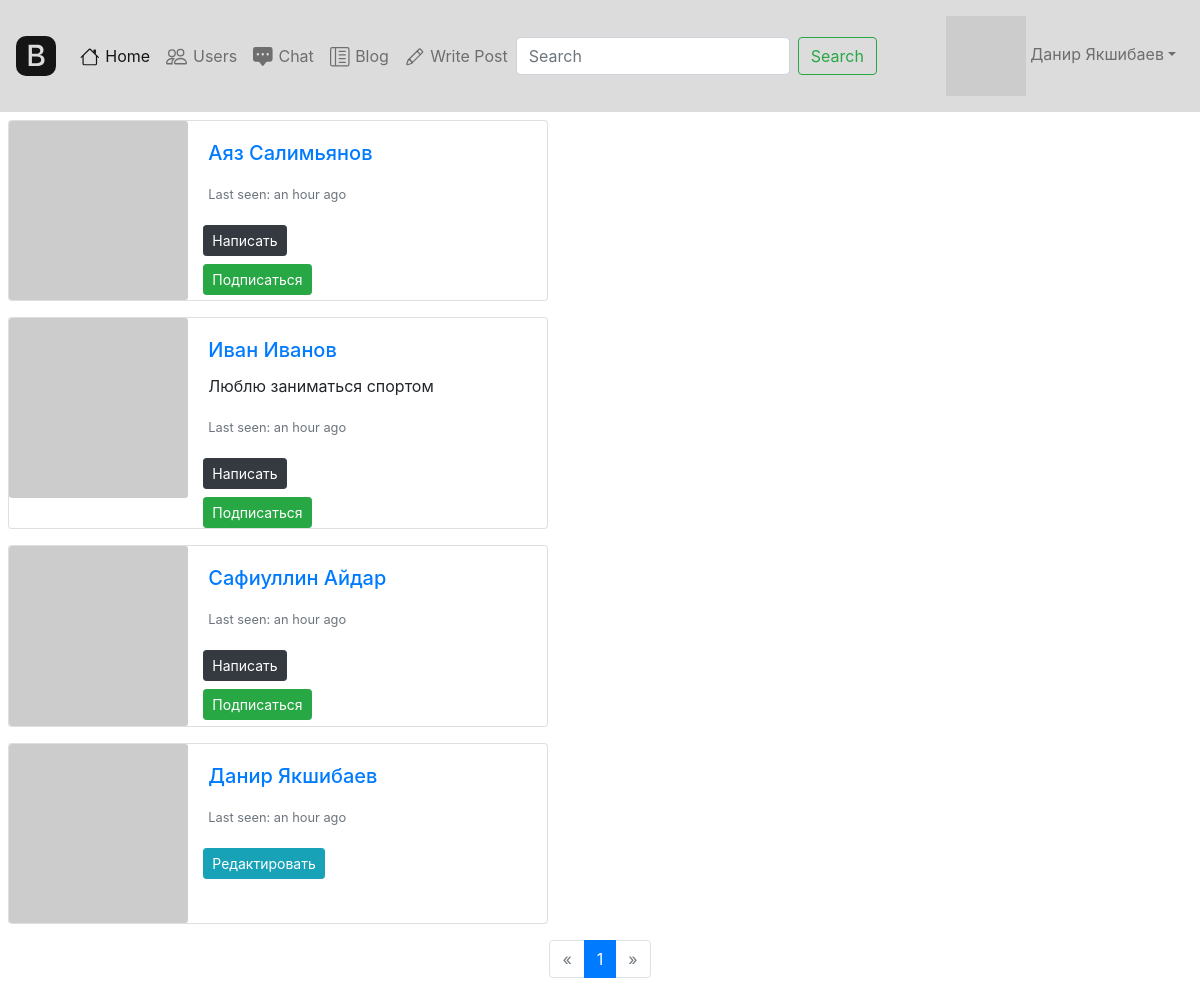
The app's page /users (signed in) with its own data.
### main.py (models this page shows, shortened)
class User(UserMixin, SerializerMixin, db.Model):
    __tablename__ = 'users'
    id = db.Column(db.Integer, primary_key=True, autoincrement=True)
    name = db.Column(db.String, nullable=True)
    about = db.Column(db.String, nullable=True)
    email = db.Column(db.String, index=True, unique=True, nullable=True)
    hashed_password = db.Column(db.String, nullable=True)
    created_date = db.Column(db.DateTime, default=datetime.datetime.utcnow())
    last_seen = db.Column(db.DateTime, default=datetime.datetime.utcnow())
    followed = db.relationship(
        'User', secondary=followers,
        primaryjoin=(followers.c.follower_id == id),
        secondaryjoin=(followers.c.followed_id == id),
        backref=db.backref('followers', lazy='dynamic'), lazy='dynamic')
    messages_sent = db.relationship('Message',
                                    foreign_keys='Message.sender_id',
                                    backref='author', lazy='dynamic')
    messages_received = db.relationship('Message',
                                        foreign_keys='Message.recipient_id',
                                        backref='recipient', lazy='dynamic')
    def avatar(self, size):
        digest = md5(self.email.lower().encode('utf-8')).hexdigest()
        return 'https://www.gravatar.com/avatar/{}?d=identicon&s={}'.format(
            digest, size)
    def is_following(self, user):
        return self.followed.filter(
            followers.c.followed_id == user.id).count() > 0

### main.py (the view)
@app.route('/users')
@login_required
def users():
    q = request.args.get('q')
    page = request.args.get('page')
    if page and page.isdigit():
        page = int(page)
    else:
        page = 1
    if q:
        users = User.query.filter((User.name.contains(q)))
    else:
        users = User.query.order_by(User.created_date.desc())
    pages = users.paginate(page, per_page=5)
    return render_template('users.html', k='1', pages=pages, User=User, q=q)

### main.py (called while the page is built)
@login_manager.user_loader
def load_user(user_id):
    return User.query.get(user_id)

@app.before_request
def before_request():
    if current_user.is_authenticated:
        current_user.last_seen = datetime.datetime.utcnow()
        db.session.commit()

### templates/users.html (shortened to what this page needs)
{% extends "base.html" %}
{% block content %}
{% for user in pages.items %}
<div class="card mb-3 m-2" style="max-width: 540px;">
    <div class="row no-gutters">
        <div class="col-md-4">
            <img src="{{ user.avatar(128) }}" class="card-img">
        </div>
        <div class="col-md-6">
            <div class="card-body">
                <h5 class="card-title"><a href="user/{{ user.name }}">{{ user.name }}</a></h5>
                <p class="card-text">{% if user.about %}{{ user.about }}{% endif %} </p>
                <p class="card-text"><small class="text-muted">Last seen: {{ moment(user.last_seen).fromNow() }}</small>
                </p>
            </div>
            {% if user != current_user %}
            <div class="col-md-2">
                <a role="button" class="btn btn-dark btn-sm" href="/chat/{{ user.name }}">Написать</a>
            </div>
            {% elif user == current_user %}
            <div class="col-md-2">
                <a role="button" class="btn btn-info btn-sm" href="edit_profile/{{ current_user.name }}">Редактировать</a>
            </div>
            {% endif %}
            {% if not current_user.is_following(user) and current_user != user %}
            <div class="col-md-2">
                <a role="button" class="btn btn-success btn-sm" href="{{ url_for('follow', username=user.name) }}">Подписаться</a>
            </div>
            {% elif current_user.is_following(user) and current_user != user %}
            <h1></h1>
            <div class="col-md-2">
                <a role="button" class="btn btn-warning btn-sm" href="{{ url_for('unfollow', username=user.name) }}">Отписаться</a>
            </div>
            {% endif %}
        </div>
    </div>
</div>
{% endfor %}
<nav>
    <ul class="pagination justify-content-center">
        <li {% if not pages.has_prev %}
            class="page-item disabled"
            {% else %}
            class="page-item"
            {% endif %}>
            <a class="page-link" href="/users?page={{ pages.prev_num }}{% if q %}&q={{ q }} {% endif %}">
                <span aria-hidden="true">&laquo;</span>
            </a>
        </li>
        {% for page in pages.iter_pages() %}
        <li {% if page== pages.page %}
            class="page-item active"
            {% else %}
            class="page-item"
            {% endif %}>
            <a class="page-link" href="/users?page={{ page }}{% if q %}&q={{ q }} {% endif %}">{{ page }}</a>
        </li>
        {% endfor %}
        <li {% if not pages.has_next %}
            class="page-item disabled"
            {% else %}
            class="page-item"
            {% endif %}>
            <a class="page-link" href="/users?page={{ pages.next_num }}{% if q %}&q={{ q }} {% endif %}">
                <span aria-hidden="true">&raquo;</span>
            </a>
        </li>
    </ul>
</nav>
{% endblock %}

### templates/base.html (shortened to what this page needs)
<!DOCTYPE html>
<html lang="en" dir="ltr">
<head>
    <link rel="stylesheet" href="https://stackpath.bootstrapcdn.com/bootstrap/4.4.1/css/bootstrap.min.css"
>
</head>
<body>
<header>
    <nav class="navbar navbar-expand-xl navbar-light" style="background-color: #DCDCDC;">
        <a class="navbar-brand" href="#">
        </a>
        <div class="collapse navbar-collapse" id="navbarSupportedContent">
            <ul class="navbar-nav mr-auto">
                <li class="nav-item active">
                    <a class="nav-link" href="/">
                        Home</a>
                </li>
                {% if current_user.is_authenticated %}
                <li class="nav-item">
                    <a class="nav-link" href="/users">
                        Users</a>
                </li>
                <li class="nav-item">
                    <a class="nav-link" href="/chat">
                        Chat</a>
                </li>
                <li class="nav-item">
                    <a class="nav-link" href="/blog">
                        Blog</a>
                </li>
                <li class="nav-item">
                    <a class="nav-link" href="/add_post">
                        Write Post</a>
                </li>
                {% endif %}
                {% if k %}
                <form class="form-inline my-2 my-lg-0" method="get">
                    <input class="form-control mr-sm-2" type="search" placeholder="Search" aria-label="Search"
                           name="q" value="{{ request.args.get('q', '') }}">
                    <button class="btn btn-outline-success my-2 my-sm-0" type="submit">Search</button>
                </form>
                {% endif %}
            </ul>
            {% if current_user.is_authenticated %}
            <ul class="navbar-nav ml-auto">
                <li class="nav-item">
                    <a class="nav-link dropdown-toggle" href="#" id="navbarDropdown" role="button"
                       data-toggle="dropdown" aria-haspopup="true" aria-expanded="false">
                        <img src="{{ current_user.avatar(34) }}"> {{ current_user.name }}</a>
                </li>
            </ul>
            {% endif %}
        </div>
    </nav>
</header>
</body>
</html>
{% block content %}
{% endblock %}

### records on screen
User: name "Данир Якшибаев", last_seen "an hour ago"
User: name "Аяз Салимьянов", last_seen "an hour ago"
User: name "Иван Иванов", about "Люблю заниматься спортом", last_seen "an hour ago"
User: name "Сафиуллин Айдар", last_seen "an hour ago"

### other values on screen
{{ page }} "1"
